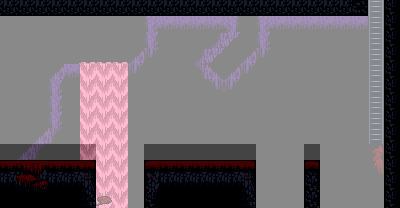

A 2D game scene composited from a Tiled map and its tileset images. What follows is a short description and the map's XML, with each tile layer's data collapsed to a summary:
An orthogonal 25x13 tile map with 16x16 px tiles, 5 tile layers (Back2, Back, Deafult, Front, ...), 2 tilesets and 13 objects (Insta Kill Object).

<map version="1.10" tiledversion="1.10.1" orientation="orthogonal" renderorder="right-down" width="25" height="13" tilewidth="16" tileheight="16" infinite="0" nextlayerid="14" nextobjectid="38">
 <properties>
  <property name="BottomSection" type="int" value="-1" />
  <property name="LeftSection" type="int" value="18" />
  <property name="Level" type="int" value="19" />
  <property name="RightSection" type="int" value="-1" />
  <property name="TopSection" type="int" value="20" />
 </properties>
 <tileset firstgid="1" source="../Level1_Tileset.tsx" />
 <tileset firstgid="801" source="../PathfindingLayout.tsx" />
 <layer id="11" name="Back2" width="25" height="13">
  <data>[325 cells, 178 non-empty, 4 distinct tile ids]</data>
 </layer>
 <layer id="3" name="Back" width="25" height="13">
  <data>[325 cells, 39 non-empty, 12 distinct tile ids]</data>
 </layer>
 <layer id="2" name="Deafult" width="25" height="13">
  <data>[325 cells, 9 non-empty, 1 distinct tile ids]</data>
 </layer>
 <layer id="1" name="Front" width="25" height="13">
  <data>[325 cells, 71 non-empty, 19 distinct tile ids]</data>
 </layer>
 <layer id="13" name="PathfindingLayout" width="25" height="13" opacity="0.54">
  <data>[325 cells, 325 non-empty, 3 distinct tile ids]</data>
 </layer>
 <objectgroup id="10" name="Objects">
  <object id="31" name="Insta Kill Object" x="96" y="208" width="288" height="32">
   <properties>
    <property name="Type" value="InstaKillObject" />
   </properties>
  </object>
 </objectgroup>
 <objectgroup id="8" name="Colliders">
  <object id="25" x="0" y="0" width="368" height="16">
   <properties>
    <property name="AFFECTING_LAYERS" value="PLAYER_LAYER" />
    <property name="OBJECT_LAYERS" value="GROUND_LAYER" />
   </properties>
  </object>
  <object id="26" x="384" y="0" width="16" height="208">
   <properties>
    <property name="AFFECTING_LAYERS" value="PLAYER_LAYER" />
    <property name="OBJECT_LAYERS" value="GROUND_LAYER" />
   </properties>
  </object>
  <object id="27" x="304" y="160" width="16" height="48">
   <properties>
    <property name="AFFECTING_LAYERS" value="PLAYER_LAYER" />
    <property name="OBJECT_LAYERS" value="GROUND_LAYER" />
   </properties>
  </object>
  <object id="28" x="144" y="160" width="112" height="48">
   <properties>
    <property name="AFFECTING_LAYERS" value="PLAYER_LAYER" />
    <property name="OBJECT_LAYERS" value="GROUND_LAYER" />
   </properties>
  </object>
  <object id="29" x="0" y="160" width="96" height="48">
   <properties>
    <property name="AFFECTING_LAYERS" value="PLAYER_LAYER" />
    <property name="OBJECT_LAYERS" value="GROUND_LAYER" />
   </properties>
  </object>
  <object id="30" x="368" y="0" width="16" height="144">
   <properties>
    <property name="AFFECTING_LAYERS" value="USE_LADDER_LAYER" />
    <property name="OBJECT_LAYERS" value="LADDER_LAYER" />
   </properties>
  </object>
  <object id="32" x="80" y="208" width="16" height="32">
   <properties>
    <property name="AFFECTING_LAYERS" value="PLAYER_LAYER" />
    <property name="OBJECT_LAYERS" value="GROUND_LAYER" />
   </properties>
  </object>
  <object id="33" x="96" y="240" width="288" height="16">
   <properties>
    <property name="AFFECTING_LAYERS" value="PLAYER_LAYER" />
    <property name="OBJECT_LAYERS" value="GROUND_LAYER" />
   </properties>
  </object>
  <object id="34" x="384" y="208" width="16" height="32">
   <properties>
    <property name="AFFECTING_LAYERS" value="PLAYER_LAYER" />
    <property name="OBJECT_LAYERS" value="GROUND_LAYER" />
   </properties>
  </object>
  <object id="35" x="304" y="208" width="16" height="32">
   <properties>
    <property name="AFFECTING_LAYERS" value="PLAYER_LAYER" />
    <property name="OBJECT_LAYERS" value="GROUND_LAYER" />
   </properties>
  </object>
  <object id="36" x="240" y="208" width="16" height="32">
   <properties>
    <property name="AFFECTING_LAYERS" value="PLAYER_LAYER" />
    <property name="OBJECT_LAYERS" value="GROUND_LAYER" />
   </properties>
  </object>
  <object id="37" x="144" y="208" width="16" height="32">
   <properties>
    <property name="AFFECTING_LAYERS" value="PLAYER_LAYER" />
    <property name="OBJECT_LAYERS" value="GROUND_LAYER" />
   </properties>
  </object>
 </objectgroup>
</map>
